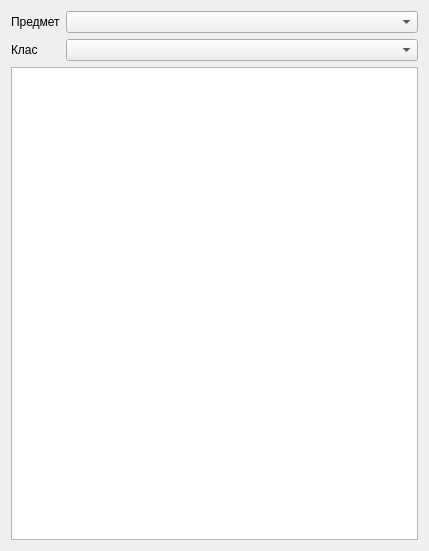
<?xml version="1.0" encoding="UTF-8"?>
<ui version="4.0">
 <class>add_marks</class>
 <widget class="QWidget" name="add_marks">
  <property name="geometry">
   <rect>
    <x>0</x>
    <y>0</y>
    <width>429</width>
    <height>551</height>
   </rect>
  </property>
  <property name="windowTitle">
   <string>Form</string>
  </property>
  <layout class="QVBoxLayout" name="verticalLayout_3">
   <item>
    <layout class="QFormLayout" name="formLayout">
     <item row="2" column="0">
      <widget class="QLabel" name="label_2">
       <property name="text">
        <string>Клас</string>
       </property>
      </widget>
     </item>
     <item row="1" column="0">
      <widget class="QLabel" name="subject">
       <property name="text">
        <string>Предмет</string>
       </property>
      </widget>
     </item>
     <item row="2" column="1">
      <widget class="QComboBox" name="cbClasses"/>
     </item>
     <item row="1" column="1">
      <widget class="QComboBox" name="cbSubjects"/>
     </item>
    </layout>
   </item>
   <item>
    <widget class="QTableView" name="tableView"/>
   </item>
  </layout>
 </widget>
 <resources/>
 <connections/>
</ui>
